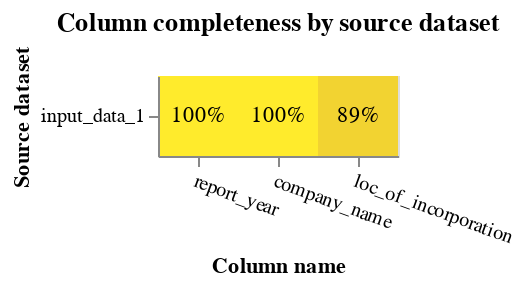

The cell this chart's notebook holds for it:
### Code cell
completeness_chart(sec_match_df[match_cols], db_api=db_api)

### Figure 1 — Vega-Lite specification as saved in the notebook (floating-point values rounded to 4 significant figures)
{"config": {"view": {"continuousWidth": 400, "continuousHeight": 300}}, "layer": [{"mark": "rect", "encoding": {"color": {"field": "completeness", "legend": null, "scale": {"scheme": "darkred", "zero": true}, "type": "quantitative"}, "tooltip": [{"field": "source_dataset", "title": "Source dataset", "type": "nominal"}, {"field": "total_rows_inc_nulls", "format": ",", "title": "# of records", "type": "quantitative"}, {"field": "column_name", "title": "Column name", "type": "nominal"}, {"field": "total_null_rows", "format": ",", "title": "# of nulls", "type": "quantitative"}, {"field": "completeness", "format": ".1%", "type": "quantitative"}], "x": {"axis": {"labelAngle": 20}, "field": "column_name", "sort": {"field": "mean_comp", "order": "descending"}, "title": "Column name", "type": "nominal"}, "y": {"field": "source_dataset", "title": "Source dataset", "type": "nominal"}}, "title": "Column completeness by source dataset", "transform": [{"joinaggregate": [{"op": "mean", "field": "completeness", "as": "mean_comp"}], "groupby": ["column_name"]}]}, {"mark": {"type": "text"}, "encoding": {"color": {"condition": {"test": "datum['completeness'] < 0.5", "value": "white"}, "value": "black"}, "text": {"field": "completeness", "format": ".0%", "type": "quantitative"}, "x": {"axis": {"labelAngle": 0}, "field": "column_name", "sort": {"field": "mean_comp", "order": "descending"}, "type": "nominal"}, "y": {"field": "source_dataset", "type": "nominal"}}, "transform": [{"joinaggregate": [{"op": "mean", "field": "completeness", "as": "mean_comp"}], "groupby": ["column_name"]}]}], "data": {"name": "data-0ad83db79741c92ff59a5e8e4b65695b"}, "height": {"step": 40}, "width": {"step": 40}, "$schema": "https://vega.github.io/schema/vega-lite/v5.9.3.json", "datasets": {"data-0ad83db79741c92ff59a5e8e4b65695b": [{"source_dataset": "input_data_1", "column_name": "report_year", "total_null_rows": 0, "total_rows_inc_nulls": 7107, "completeness": 1.0}, {"source_dataset": "input_data_1", "column_name": "company_name", "total_null_rows": 0, "total_rows_inc_nulls": 7107, "completeness": 1.0}, {"source_dataset": "input_data_1", "column_name": "loc_of_incorporation", "total_null_rows": 748, "total_rows_inc_nulls": 7107, "completeness": 0.8948}]}}
